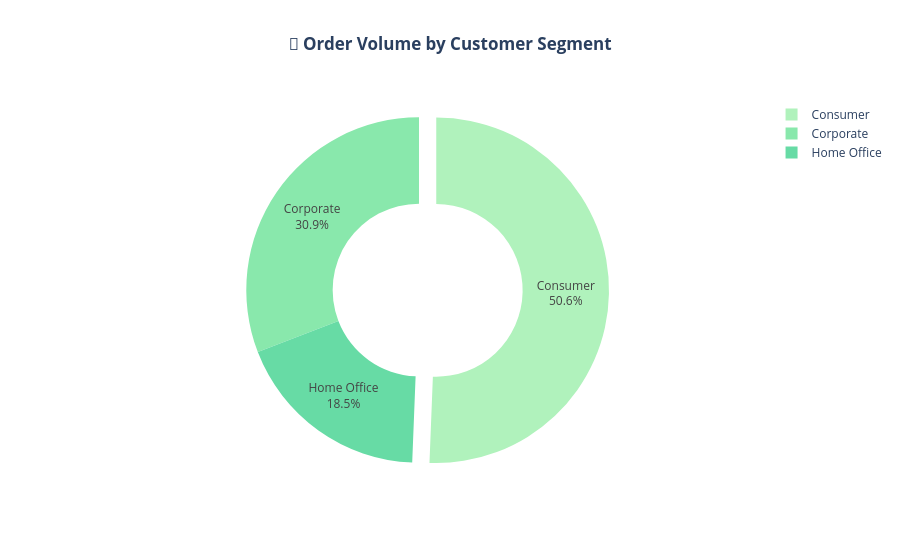

Notebook source saved alongside this figure:
### Code cell
# Summing Quantity by Segment
loyalty_data = df.groupby('Customer_Segment')['Quantity'].sum().reset_index()

fig_loyalty = px.pie(
    loyalty_data, 
    values='Quantity', 
    names='Customer_Segment', 
    hole=0.5, # Makes it a donut
    title="<b>👥 Order Volume by Customer Segment</b>",
    color_discrete_sequence=px.colors.sequential.Tealgrn
)

# Pull the largest segment out slightly for style
fig_loyalty.update_traces(textinfo='percent+label', pull=[0.1, 0, 0])
fig_loyalty.update_layout(title_x=0.5)
fig_loyalty.show()

### Figure 1 — Plotly figure (JSON) as saved in the notebook; plotly's stock layout.template omitted (floating-point values rounded to 4 significant figures)
{"data": [{"domain": {"x": [0, 1], "y": [0, 1]}, "hole": 0.5, "hovertemplate": "Customer_Segment=%{label}<br>Quantity=%{value}<extra></extra>", "labels": ["Consumer", "Corporate", "Home Office"], "legendgroup": "", "name": "", "pull": [0.1, 0, 0], "showlegend": true, "textinfo": "percent+label", "type": "pie", "values": [3602, 2195, 1318]}], "layout": {"legend": {"tracegroupgap": 0}, "piecolorway": ["rgb(176, 242, 188)", "rgb(137, 232, 172)", "rgb(103, 219, 165)", "rgb(76, 200, 163)", "rgb(56, 178, 163)", "rgb(44, 152, 160)", "rgb(37, 125, 152)"], "title": {"text": "<b>👥 Order Volume by Customer Segment</b>", "x": 0.5}}}
